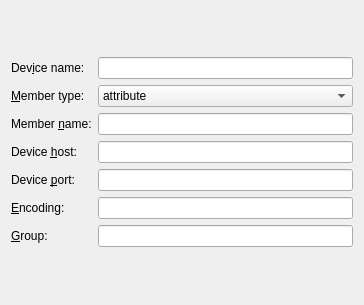
<?xml version="1.0" encoding="UTF-8"?>
<ui version="4.0">
 <class>TangoDsDlg</class>
 <widget class="QWidget" name="TangoDsDlg">
  <property name="geometry">
   <rect>
    <x>0</x>
    <y>0</y>
    <width>364</width>
    <height>305</height>
   </rect>
  </property>
  <property name="windowTitle">
   <string>Form</string>
  </property>
  <layout class="QGridLayout" name="gridLayout">
   <item row="0" column="0">
    <layout class="QGridLayout" name="gridLayout_2" rowstretch="0,0,0,0,0,0,0">
     <item row="0" column="0">
      <widget class="QLabel" name="tDevNameLabel">
       <property name="text">
        <string>Dev&amp;ice name:</string>
       </property>
       <property name="buddy">
        <cstring>tDevNameLineEdit</cstring>
       </property>
      </widget>
     </item>
     <item row="0" column="1">
      <widget class="QLineEdit" name="tDevNameLineEdit"/>
     </item>
     <item row="1" column="0">
      <widget class="QLabel" name="tMemberLabel">
       <property name="text">
        <string>&amp;Member type:</string>
       </property>
       <property name="buddy">
        <cstring>tMemberComboBox</cstring>
       </property>
      </widget>
     </item>
     <item row="1" column="1">
      <widget class="QComboBox" name="tMemberComboBox">
       <item>
        <property name="text">
         <string>attribute</string>
        </property>
       </item>
       <item>
        <property name="text">
         <string>command</string>
        </property>
       </item>
       <item>
        <property name="text">
         <string>property</string>
        </property>
       </item>
      </widget>
     </item>
     <item row="2" column="0">
      <widget class="QLabel" name="tMemberNameLabel">
       <property name="text">
        <string>Member &amp;name:</string>
       </property>
       <property name="buddy">
        <cstring>tMemberNameLineEdit</cstring>
       </property>
      </widget>
     </item>
     <item row="2" column="1">
      <widget class="QLineEdit" name="tMemberNameLineEdit"/>
     </item>
     <item row="3" column="0">
      <widget class="QLabel" name="tHostLabel">
       <property name="text">
        <string>Device &amp;host:</string>
       </property>
       <property name="buddy">
        <cstring>tHostLineEdit</cstring>
       </property>
      </widget>
     </item>
     <item row="3" column="1">
      <widget class="QLineEdit" name="tHostLineEdit"/>
     </item>
     <item row="4" column="0">
      <widget class="QLabel" name="tPortLabel">
       <property name="text">
        <string>Device &amp;port:</string>
       </property>
       <property name="buddy">
        <cstring>tPortLineEdit</cstring>
       </property>
      </widget>
     </item>
     <item row="4" column="1">
      <widget class="QLineEdit" name="tPortLineEdit"/>
     </item>
     <item row="5" column="0">
      <widget class="QLabel" name="tEncodingLabel">
       <property name="text">
        <string>&amp;Encoding:</string>
       </property>
       <property name="buddy">
        <cstring>tEncodingLineEdit</cstring>
       </property>
      </widget>
     </item>
     <item row="5" column="1">
      <widget class="QLineEdit" name="tEncodingLineEdit"/>
     </item>
     <item row="6" column="0">
      <widget class="QLabel" name="tGroupLabel">
       <property name="text">
        <string>&amp;Group:</string>
       </property>
       <property name="buddy">
        <cstring>tGroupLineEdit</cstring>
       </property>
      </widget>
     </item>
     <item row="6" column="1">
      <widget class="QLineEdit" name="tGroupLineEdit"/>
     </item>
    </layout>
   </item>
  </layout>
 </widget>
 <resources/>
 <connections/>
</ui>
